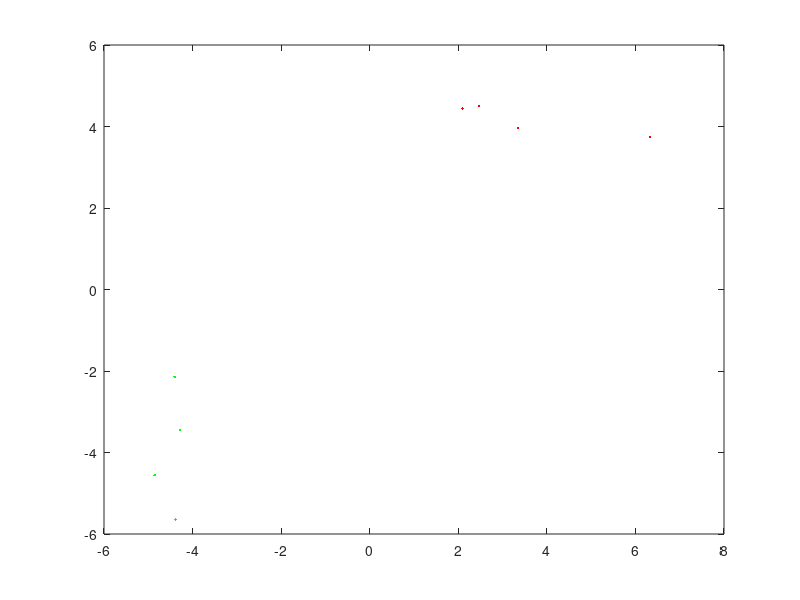

The MATLAB script that drew this image: (Note: this script raises an error after producing the figure.)
clear all;
close all;
mu_1 = [4 4 ]';
mu_2 = [-4 -4 ]';

Ntr = 4;
Nte = 200;

% create training data
x1 = randn(2,Ntr)+repmat(mu_1,1,Ntr);
x2 = randn(2,Ntr)+repmat(mu_2,1,Ntr);

plot(x1(1,:), x1(2,:), 'r.');
hold on;
plot(x2(1,:), x2(2,:), 'g.');


% create test data
x1te = randn(2,Nte)+repmat(mu_1,1,Nte);
x2te = randn(2,Nte)+repmat(mu_2,1,Nte);

x = [x1, x2]';

y = zeros(Ntr+Ntr,1);
y(1:Ntr+1) = 1;
y(Ntr+1:end) = -1;


%% test primal SVM
[w, f]  = primal_SVM(x, y)

w_l = [-10:.01:10]'*[w(2), -w(1)];

plot(w_l(:,1), w_l(:,2), 'b');


%$ test dual SVM

% linear kernel
G = gram_linear(x);

[a, f]  = dual_SVM(x, y, G);

num_supvectors = sum(a>0.000001)

w = x'*(a.*y)
f

% RBF kernel

% find lambda
g = zeros(size(x,1), size(x,1));
for i=1:size(x,1)
  for j=1:size(x,1)
      g(i,j) = norm(x(i,:)-x(j,:));
  end
end
g = g.*g;
l = 1/median(g(:));
  
  
G = gram_RBF(x,l);
[a, f]  = dual_SVM(x, y, G);
num_supvectors = sum(a>0.000001)
f

% polynomial kernel
G = gram_poly(x,1.0, 2);
[a, f]  = dual_SVM(x, y, G);
num_supvectors = sum(a>0.000001)
f
